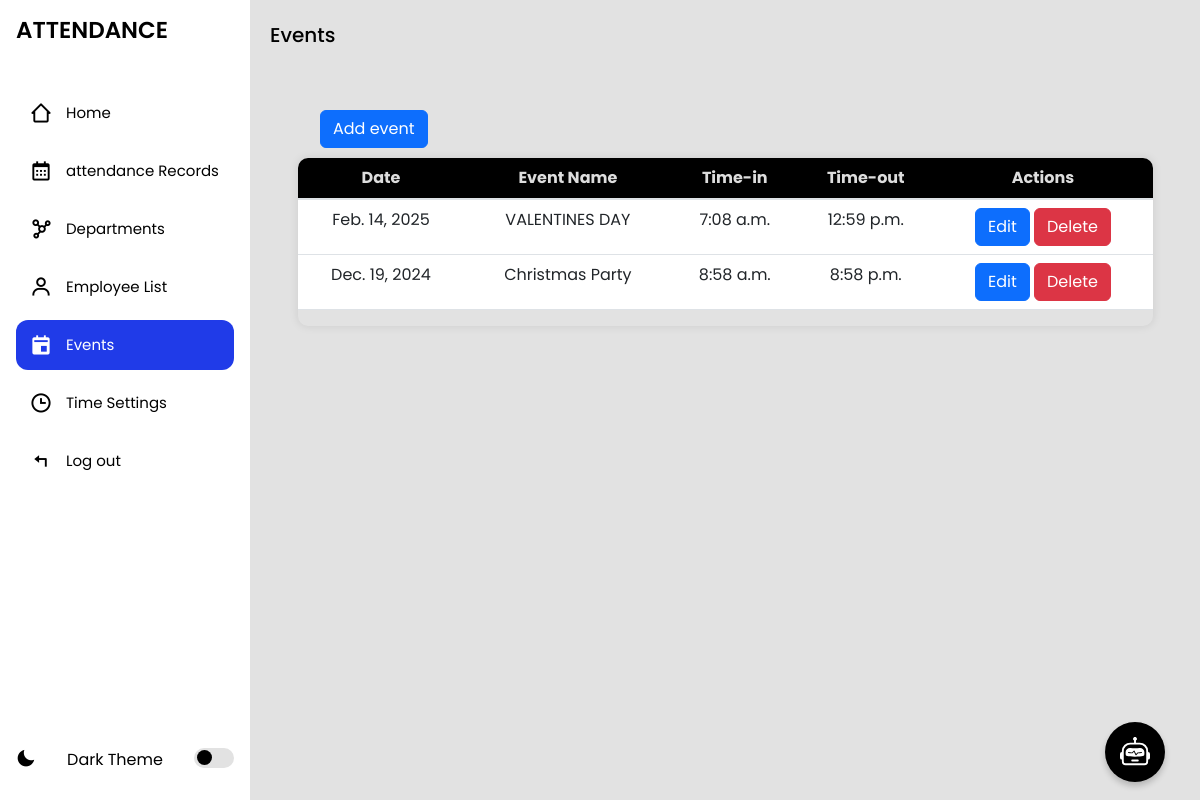
Page /schedules/ on the earlier database version.
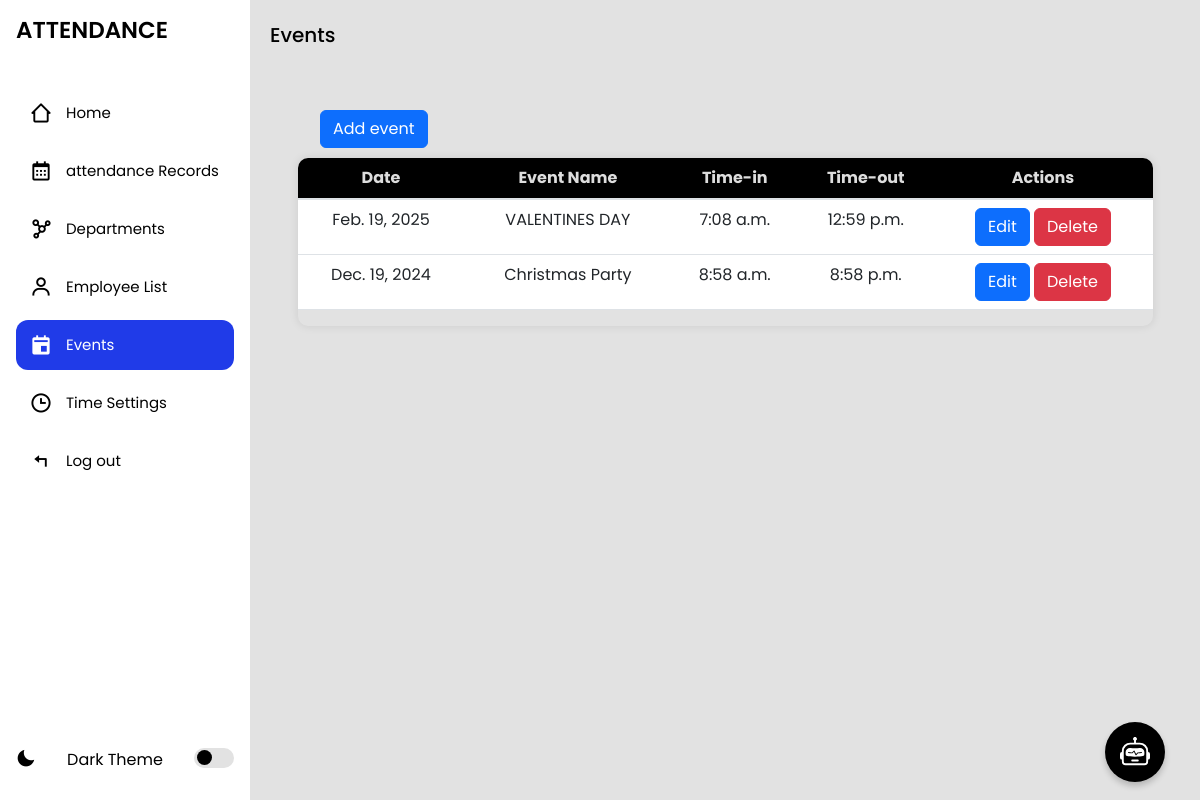
Same page on the later database version.
### myapp/models.py (models this page shows, shortened)
class CustomSchedule(models.Model):
    date = models.DateField(unique=True)
    time_in = models.TimeField()
    time_out = models.TimeField()
    reason = models.TextField(blank=True)

### myapp/views.py (the view, shortened to what this page needs)
# urls.py: path('schedules/', views.schedule_list, name='schedule_list'),
def schedule_list(request):
    schedules = CustomSchedule.objects.all()
    alert_message = None
    alert_icon = None
    today = date.today()
    schedule_exists_today = CustomSchedule.objects.filter(date=today).exists()
    attendance_exists_today = Attendance.objects.filter(date=today).exists()
    button_display = not (schedule_exists_today and attendance_exists_today)
    return render(request, 'schedule_list.html', {
        'schedules': schedules,
        'alert_message': alert_message,
        'alert_icon': alert_icon,
        'button_display': button_display,
        'today': today,
        'attendance_exists_today': attendance_exists_today,
    })

### myapp/templates/schedule_list.html (shortened to what this page needs)
{% extends 'index.html' %}
{% block content %}
<section class="home">
    <p>Events</p>
    <div class='add-emp'
    style="
        display: flex;
        flex-direction: row;
        gap:643px;
        align-items: center;
        justify-content: start;
        margin-left: 70px;
        margin-top: 40px;
        ">
    <button title="Add new employee" type="button"
    class="btn btn-primary"
    data-bs-toggle="modal"
    data-bs-target="#addCustomModal"
    >Add event
    </button>
    </div>
<div class="table-container">
    <table class="table">
        <thead>
            <tr>
                <th scope="col">Date</th>
                <th scope="col">Event Name</th>
                <th scope="col">Time-in</th>
                <th scope="col">Time-out</th>
                <th scope="col">Actions</th>
            </tr>
        </thead>
        <tbody>
            {% for schedule in schedules %}
            <tr>
                <td>{{ schedule.date }}</td>
                <td>{{ schedule.reason|default:"N/A" }}</td>
                <td>{{ schedule.time_in }}</td>
                <td>{{ schedule.time_out }}</td>
                 <td>
                    {% if schedule.date == today and attendance_exists_today %}
                    {% else %}
                        <button type="button" class="btn btn-primary" data-bs-toggle="modal" data-bs-target="#editModal-{{ schedule.id }}">
                            Edit
                        </button>
                    {% endif %}
                        <button type="button" class="btn btn-danger" data-bs-toggle="modal" data-bs-target="#deleteModal-{{ schedule.id }}">
                            Delete
                        </button>
                    </div>
                </td>
            </tr>
            {% empty %}
            <tr>
                <td colspan="5">No schedules available.</td>
            </tr>
            {% endfor %}
</section>
{% endblock %}

Differences in the rows shown:
changed CustomSchedule "VALENTINES DAY": date "Feb. 14, 2025" → "Feb. 19, 2025"
